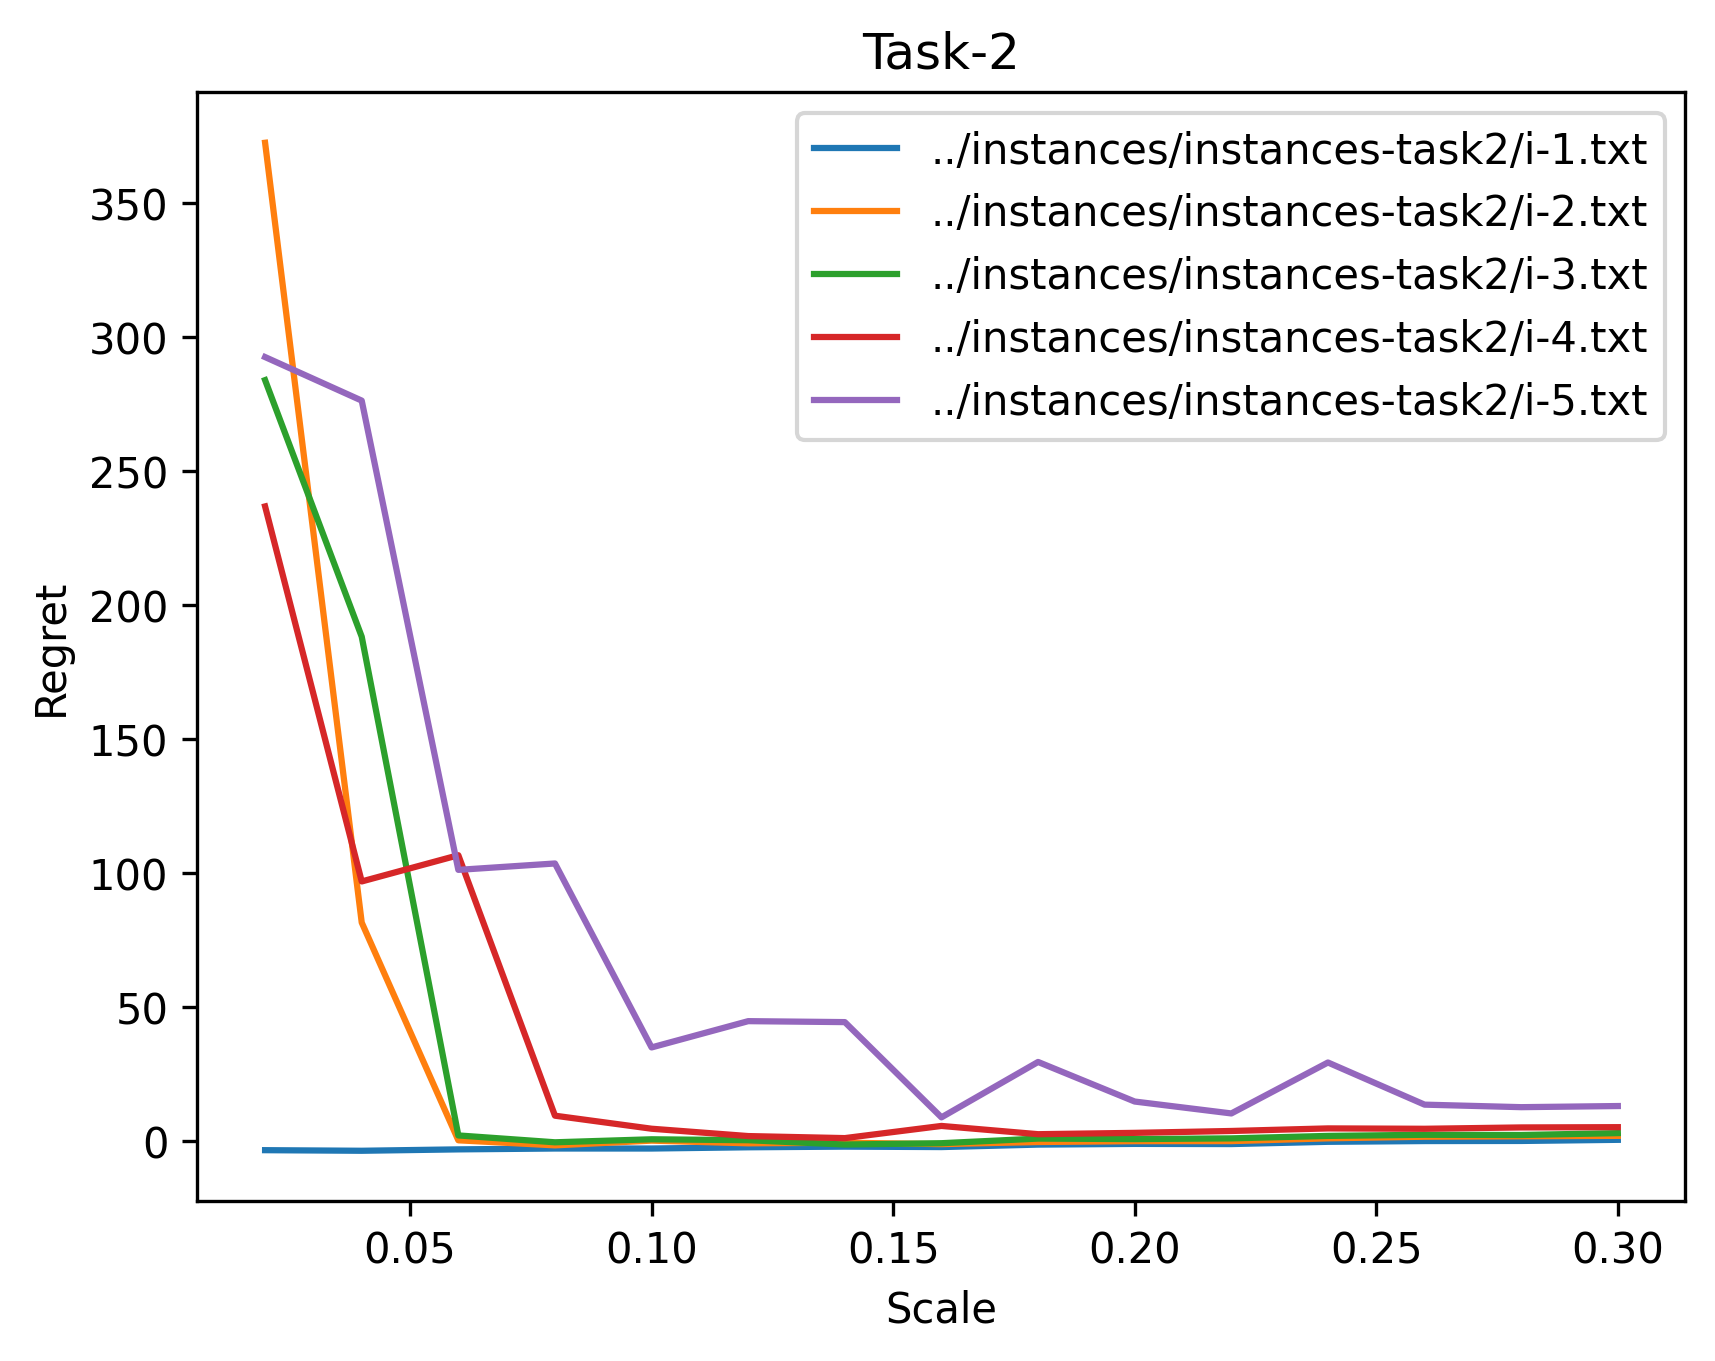

Source code (Python):
import numpy
import matplotlib.pyplot as plt
import os
import subprocess

instances = ["../instances/instances-task2/i-1.txt", "../instances/instances-task2/i-2.txt", "../instances/instances-task2/i-3.txt", "../instances/instances-task2/i-4.txt", "../instances/instances-task2/i-5.txt"]

horizons = ["100", "400", "1600", "6400", "25600", "102400"]

file1 = open("outputData2.txt", "w") 

for i in range(len(instances)):
	x = []
	y = []
	c = 0.02
	while(c <= 0.3):
		x.append(c)
		sum_reg = 0
		for seed in range(0, 50):
			cmd = ['python3', 'bandit.py', '--instance',  instances[i], '--algorithm', 'ucb-t2', '--scale',  str(c),  '--threshold',  '0',  '--horizon', '10000', '--randomSeed', str(seed), '--epsilon',  '0.02']
			ret = subprocess.run(cmd, stdout=subprocess.PIPE, text=True)
			data = ret.stdout
			l = data.rstrip().split(", ")
			file1.write(data)
			print(data)
			reg = float(l[7])	
			sum_reg = sum_reg + reg
		y.append(sum_reg / 50)
		c = round(c + 0.02, 2)
	plt.plot(x, y, label = instances[i])
plt.xlabel("Scale")
plt.ylabel("Regret")
plt.title("Task-2")
plt.legend()
plt.savefig("task2.png", dpi=300, bbox_inches='tight')

file1.close()

